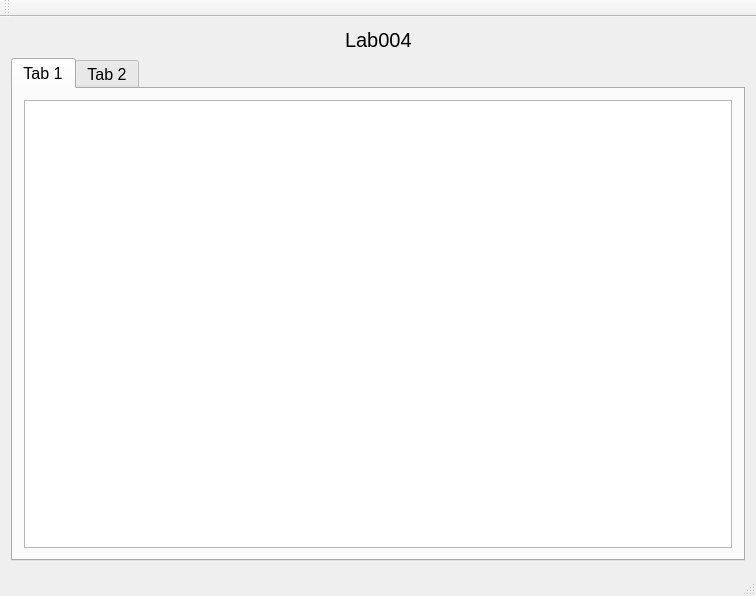
<?xml version="1.0" encoding="UTF-8"?>
<ui version="4.0">
 <class>MainWindow</class>
 <widget class="QMainWindow" name="MainWindow">
  <property name="geometry">
   <rect>
    <x>0</x>
    <y>0</y>
    <width>756</width>
    <height>596</height>
   </rect>
  </property>
  <property name="font">
   <font>
    <pointsize>12</pointsize>
   </font>
  </property>
  <property name="windowTitle">
   <string>MainWindow</string>
  </property>
  <widget class="QWidget" name="centralWidget">
   <layout class="QVBoxLayout" name="verticalLayout_4">
    <item>
     <layout class="QHBoxLayout" name="horizontalLayout_2">
      <item>
       <spacer name="horizontalSpacer">
        <property name="orientation">
         <enum>Qt::Horizontal</enum>
        </property>
        <property name="sizeHint" stdset="0">
         <size>
          <width>40</width>
          <height>20</height>
         </size>
        </property>
       </spacer>
      </item>
      <item>
       <widget class="QLabel" name="label_2">
        <property name="font">
         <font>
          <pointsize>15</pointsize>
         </font>
        </property>
        <property name="text">
         <string>Lab004</string>
        </property>
       </widget>
      </item>
      <item>
       <spacer name="horizontalSpacer_2">
        <property name="orientation">
         <enum>Qt::Horizontal</enum>
        </property>
        <property name="sizeHint" stdset="0">
         <size>
          <width>40</width>
          <height>20</height>
         </size>
        </property>
       </spacer>
      </item>
     </layout>
    </item>
    <item>
     <widget class="QTabWidget" name="tabWidget">
      <property name="currentIndex">
       <number>0</number>
      </property>
      <widget class="QWidget" name="tab">
       <attribute name="title">
        <string>Tab 1</string>
       </attribute>
       <layout class="QVBoxLayout" name="verticalLayout">
        <item>
         <widget class="QTextEdit" name="textEdit"/>
        </item>
       </layout>
      </widget>
      <widget class="QWidget" name="tab_2">
       <attribute name="title">
        <string>Tab 2</string>
       </attribute>
       <layout class="QVBoxLayout" name="verticalLayout_3">
        <item>
         <layout class="QVBoxLayout" name="verticalLayout_2">
          <item>
           <layout class="QHBoxLayout" name="horizontalLayout">
            <item>
             <widget class="QLabel" name="label">
              <property name="text">
               <string>Filename</string>
              </property>
             </widget>
            </item>
            <item>
             <widget class="QLineEdit" name="lineEdit"/>
            </item>
            <item>
             <widget class="QPushButton" name="pushButton">
              <property name="text">
               <string>Load</string>
              </property>
             </widget>
            </item>
           </layout>
          </item>
          <item>
           <widget class="QComboBox" name="comboBox"/>
          </item>
          <item>
           <spacer name="verticalSpacer">
            <property name="orientation">
             <enum>Qt::Vertical</enum>
            </property>
            <property name="sizeHint" stdset="0">
             <size>
              <width>20</width>
              <height>40</height>
             </size>
            </property>
           </spacer>
          </item>
         </layout>
        </item>
       </layout>
      </widget>
     </widget>
    </item>
   </layout>
  </widget>
  <widget class="QToolBar" name="mainToolBar">
   <attribute name="toolBarArea">
    <enum>TopToolBarArea</enum>
   </attribute>
   <attribute name="toolBarBreak">
    <bool>false</bool>
   </attribute>
  </widget>
  <widget class="QStatusBar" name="statusBar"/>
 </widget>
 <layoutdefault spacing="6" margin="11"/>
 <resources/>
 <connections/>
</ui>
